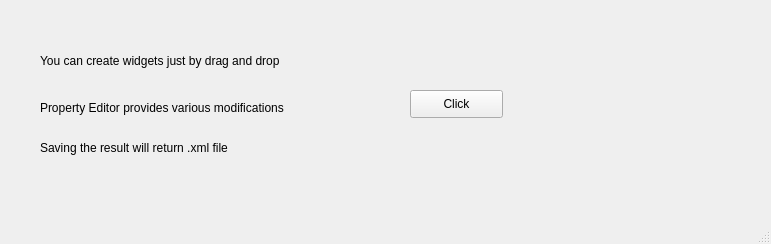
<?xml version="1.0" encoding="UTF-8"?>
<ui version="4.0">
 <class>MainWindow</class>
 <widget class="QMainWindow" name="MainWindow">
  <property name="geometry">
   <rect>
    <x>0</x>
    <y>0</y>
    <width>771</width>
    <height>244</height>
   </rect>
  </property>
  <property name="windowTitle">
   <string>MainWindow</string>
  </property>
  <widget class="QWidget" name="centralwidget">
   <widget class="QPushButton" name="pushButton">
    <property name="geometry">
     <rect>
      <x>410</x>
      <y>90</y>
      <width>93</width>
      <height>28</height>
     </rect>
    </property>
    <property name="text">
     <string>Click</string>
    </property>
   </widget>
   <widget class="QLabel" name="label">
    <property name="geometry">
     <rect>
      <x>40</x>
      <y>40</y>
      <width>361</width>
      <height>41</height>
     </rect>
    </property>
    <property name="text">
     <string>You can create widgets just by drag and drop</string>
    </property>
   </widget>
   <widget class="QLabel" name="label_2">
    <property name="geometry">
     <rect>
      <x>40</x>
      <y>100</y>
      <width>341</width>
      <height>16</height>
     </rect>
    </property>
    <property name="text">
     <string>Property Editor provides various modifications</string>
    </property>
   </widget>
   <widget class="QLabel" name="label_3">
    <property name="geometry">
     <rect>
      <x>40</x>
      <y>140</y>
      <width>321</width>
      <height>16</height>
     </rect>
    </property>
    <property name="text">
     <string>Saving the result will return .xml file</string>
    </property>
   </widget>
  </widget>
  <widget class="QMenuBar" name="menubar">
   <property name="geometry">
    <rect>
     <x>0</x>
     <y>0</y>
     <width>771</width>
     <height>26</height>
    </rect>
   </property>
  </widget>
  <widget class="QStatusBar" name="statusbar"/>
 </widget>
 <resources/>
 <connections/>
</ui>
